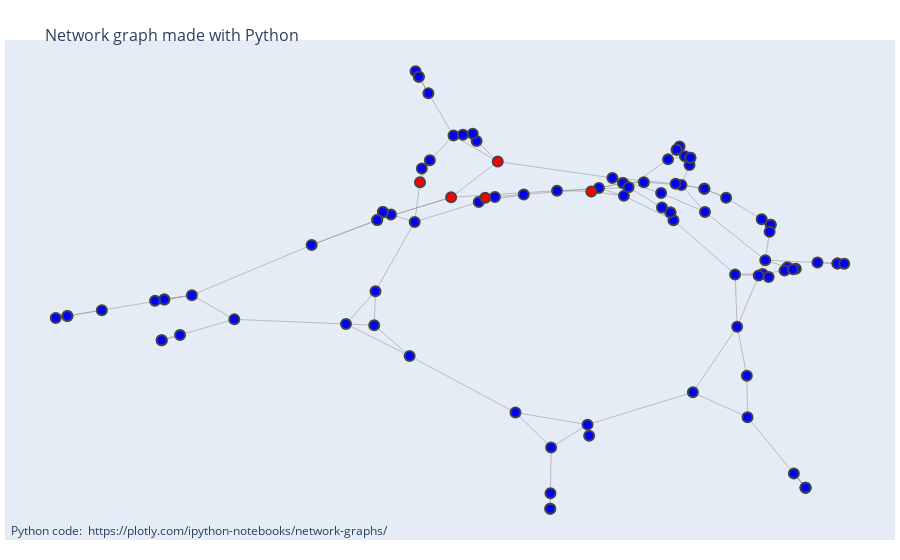

Source (notebook cell):
### Code cell
G = nx.relaxed_caveman_graph(25, 4, 0.25, seed=42)
initial_infection(G, .05)
plot_infection(G)

### Figure 1 — Plotly figure (JSON) as saved in the notebook; plotly's stock layout.template omitted (floating-point values rounded to 4 significant figures; data arrays with more than 128 entries replaced by an {"elided": "..."} marker saying what was removed)
{"data": [{"hoverinfo": "none", "line": {"color": "#888", "width": 0.5}, "mode": "lines", "type": "scatter", "x": {"elided": "450 float values"}, "y": {"elided": "450 float values"}}, {"hoverinfo": "text", "marker": {"color": ["blue", "blue", "blue", "blue", "blue", "blue", "blue", "blue", "blue", "blue", "blue", "blue", "blue", "blue", "blue", "blue", "blue", "blue", "blue", "red", "blue", "blue", "blue", "blue", "blue", "blue", "blue", "blue", "red", "blue", "blue", "blue", "blue", "blue", "blue", "red", "blue", "blue", "blue", "blue", "blue", "blue", "blue", "blue", "blue", "red", "blue", "blue", "blue", "blue", "blue", "blue", "blue", "blue", "blue", "blue", "blue", "blue", "blue", "blue", "blue", "blue", "blue", "blue", "blue", "blue", "blue", "blue", "blue", "blue", "red", "blue", "blue", "blue", "blue", "blue", "blue", "blue", "blue", "blue", "blue", "blue", "blue", "blue", "blue", "blue", "blue", "blue", "blue", "blue", "blue", "blue", "blue", "blue", "blue", "blue", "blue", "blue", "blue", "blue"], "line": {"width": 2}, "size": 10}, "mode": "markers", "text": ["Infected: False", "Infected: False", "Infected: False", "Infected: False", "Infected: False", "Infected: False", "Infected: False", "Infected: False", "Infected: False", "Infected: False", "Infected: False", "Infected: False", "Infected: False", "Infected: False", "Infected: False", "Infected: False", "Infected: False", "Infected: False", "Infected: False", "Infected: True", "Infected: False", "Infected: False", "Infected: False", "Infected: False", "Infected: False", "Infected: False", "Infected: False", "Infected: False", "Infected: True", "Infected: False", "Infected: False", "Infected: False", "Infected: False", "Infected: False", "Infected: False", "Infected: True", "Infected: False", "Infected: False", "Infected: False", "Infected: False", "Infected: False", "Infected: False", "Infected: False", "Infected: False", "Infected: False", "Infected: True", "Infected: False", "Infected: False", "Infected: False", "Infected: False", "Infected: False", "Infected: False", "Infected: False", "Infected: False", "Infected: False", "Infected: False", "Infected: False", "Infected: False", "Infected: False", "Infected: False", "Infected: False", "Infected: False", "Infected: False", "Infected: False", "Infected: False", "Infected: False", "Infected: False", "Infected: False", "Infected: False", "Infected: False", "Infected: True", "Infected: False", "Infected: False", "Infected: False", "Infected: False", "Infected: False", "Infected: False", "Infected: False", "Infected: False", "Infected: False", "Infected: False", "Infected: False", "Infected: False", "Infected: False", "Infected: False", "Infected: False", "Infected: False", "Infected: False", "Infected: False", "Infected: False", "Infected: False", "Infected: False", "Infected: False", "Infected: False", "Infected: False", "Infected: False", "Infected: False", "Infected: False", "Infected: False", "Infected: False"], "type": "scatter", "x": [-0.2723, -0.3184, -0.334, -0.334, 0.4089, -0.008823, -0.008411, -0.008823, 0.4019, 0.4194, 0.4194, 0.4173, 0.3502, 0.4038, 0.396, 0.4154, -0.06039, -0.1477, -0.1162, -0.1351, 0.4644, 0.4872, 0.4872, 0.4872, -0.2455, -0.2705, -0.2642, -0.2642, -0.1109, -0.1967, -0.152, -0.1785, 0.2459, -0.2584, -0.2428, -0.2619, 0.5492, 0.5104, 0.5492, 0.5623, -0.88, -0.9469, -0.9695, -0.9469, -0.345, -0.2015, -0.4724, -0.345, 0.06358, -0.07641, -0.007193, 0.0667, 0.3744, 0.2683, 0.3542, 0.373, 0.1324, 0.1324, 0.08562, 0.1729, -0.3508, -0.3484, -0.4057, -0.282, 0.4518, 0.4464, 0.4682, 0.4627, 0.1342, 0.1433, 0.07089, 0.004312, -0.705, -0.7587, -0.7587, -0.7768, -0.6226, -0.7637, -0.728, -0.7637, 0.2529, 0.2617, 0.2634, 0.2634, 0.22, 0.2424, 0.2367, 0.2367, 0.2905, 0.3328, 0.2346, 0.2905, 0.1119, 0.2917, -0.1594, 0.2066, 0.2246, 0.2305, 0.2246, 0.2082], "y": [0.1235, 0.1526, 0.1625, 0.1625, -0.02614, -1, -0.939, -1.0, 0.1343, 0.113, 0.113, 0.08481, -0.08195, -0.07991, -0.08637, -0.09198, 0.2312, 0.2017, 0.2216, 0.2183, -0.8617, -0.9177, -0.9177, -0.9177, 0.6282, 0.714, 0.6922, 0.6922, 0.3602, 0.4619, 0.4405, 0.4654, 0.2684, 0.3326, 0.3654, 0.2795, -0.03918, -0.03556, -0.03918, -0.04041, -0.2221, -0.2447, -0.2524, -0.2447, 0.131, 0.2204, 0.03357, 0.131, -0.6705, -0.6233, -0.7597, -0.714, -0.6412, -0.544, -0.2871, -0.4787, 0.2762, 0.2762, 0.2562, 0.2793, -0.2808, -0.1475, -0.2762, -0.4016, -0.05426, -0.06655, -0.05965, -0.0614, 0.2258, 0.2592, 0.2433, 0.2459, -0.1633, -0.1799, -0.1799, -0.1856, -0.2581, -0.3397, -0.319, -0.3397, 0.3807, 0.3466, 0.3751, 0.3751, 0.3688, 0.4191, 0.4063, 0.4063, 0.2533, 0.2181, 0.2731, 0.2533, 0.296, 0.163, 0.4692, 0.2367, 0.1604, 0.1306, 0.1604, 0.1804]}], "layout": {"annotations": [{"showarrow": false, "text": "Python code: <a href='https://plotly.com/ipython-notebooks/network-graphs/'> https://plotly.com/ipython-notebooks/network-graphs/</a>", "x": 0.005, "xref": "paper", "y": -0.002, "yref": "paper"}], "hovermode": "closest", "margin": {"b": 20, "l": 5, "r": 5, "t": 40}, "showlegend": false, "title": {"font": {"size": 16}, "text": "<br>Network graph made with Python"}, "xaxis": {"showgrid": false, "showticklabels": false, "zeroline": false}, "yaxis": {"showgrid": false, "showticklabels": false, "zeroline": false}}}
